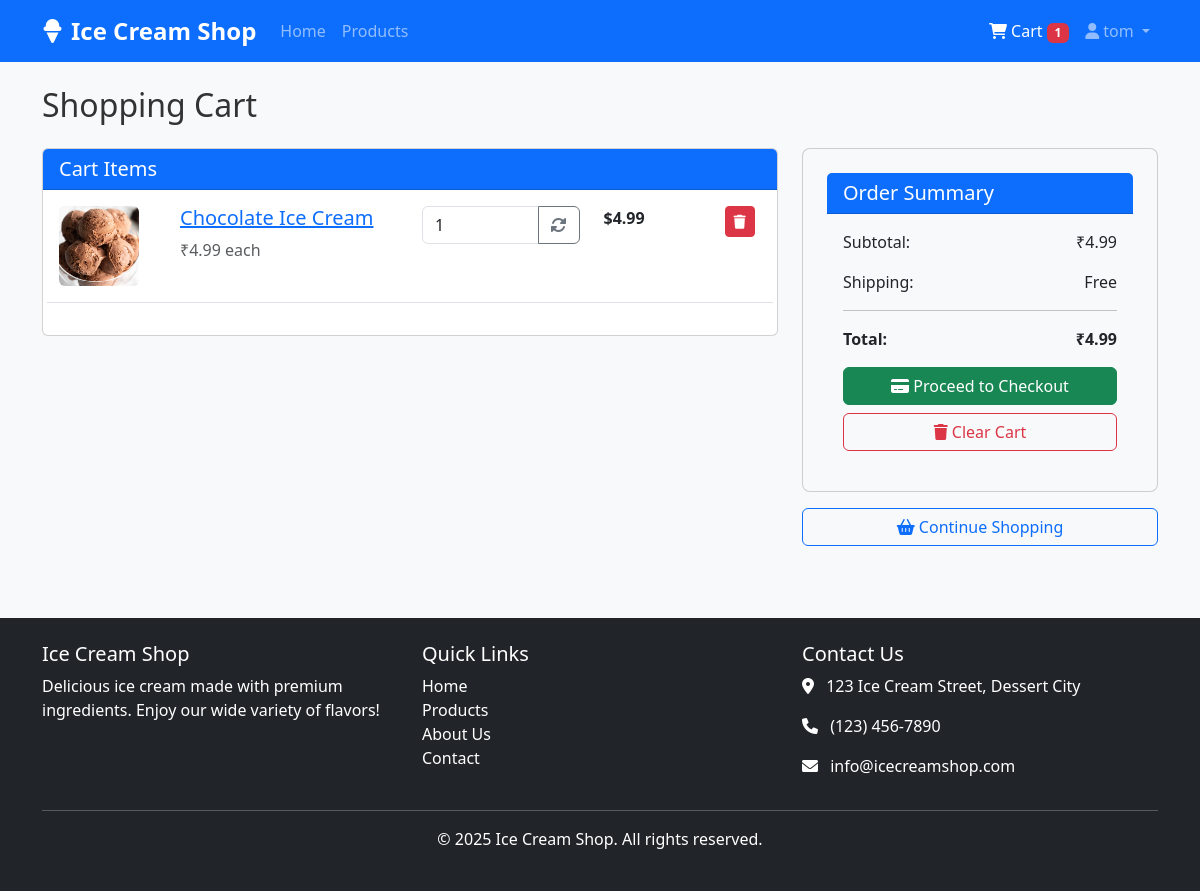
Page /cart.php (signed in) on the committed database.
### tables this page shows
CREATE TABLE `cart` (
  `id` int(11) NOT NULL,
  `user_id` int(11) NOT NULL,
  `product_id` int(11) NOT NULL,
  `quantity` int(11) NOT NULL DEFAULT 1,
  `created_at` timestamp NOT NULL DEFAULT current_timestamp()
);

CREATE TABLE `products` (
  `id` int(11) NOT NULL,
  `name` varchar(100) NOT NULL,
  `description` text DEFAULT NULL,
  `price` decimal(10,2) NOT NULL,
  `image` varchar(255) DEFAULT NULL,
  `category` varchar(50) DEFAULT NULL,
  `stock` int(11) NOT NULL DEFAULT 0,
  `created_at` timestamp NOT NULL DEFAULT current_timestamp()
);

### models/Cart.php (called while the page is built, shortened)
<?php
class Cart {
    private $conn;
    private $table_name = "cart";
    public $user_id;
    public function __construct($db) {
        $this->conn = $db;
    }
    public function getUserCart() {
        $query = "SELECT c.id, c.product_id, c.quantity, p.name, p.price, p.image, p.stock
                FROM " . $this->table_name . " c
                LEFT JOIN products p ON c.product_id = p.id
                WHERE c.user_id = ?
                ORDER BY c.created_at DESC";
        $stmt = $this->conn->prepare($query);
        $this->user_id = htmlspecialchars(strip_tags($this->user_id));
        $stmt->bindParam(1, $this->user_id);
        $stmt->execute();
        return $stmt;
    }
    public function getCartTotal() {
        $query = "SELECT SUM(p.price * c.quantity) as total
                FROM " . $this->table_name . " c
                LEFT JOIN products p ON c.product_id = p.id
                WHERE c.user_id = ?";
        $stmt = $this->conn->prepare($query);
        $this->user_id = htmlspecialchars(strip_tags($this->user_id));
        $stmt->bindParam(1, $this->user_id);
        $stmt->execute();
        $row = $stmt->fetch(PDO::FETCH_ASSOC);
        return $row['total'];
    }
    public function countItems() {
        $query = "SELECT COUNT(*) as count FROM " . $this->table_name . " WHERE user_id = ?";
        $stmt = $this->conn->prepare($query);
        $this->user_id = htmlspecialchars(strip_tags($this->user_id));
        $stmt->bindParam(1, $this->user_id);
        $stmt->execute();
        $row = $stmt->fetch(PDO::FETCH_ASSOC);
        return $row['count'];
    }
}
?>

### utils/Session.php (called while the page is built, shortened)
<?php
class Session {
    public static function get($key) {
        return isset($_SESSION[$key]) ? $_SESSION[$key] : null;
    }
    public static function getUserId() {
        return self::get('user_id');
    }
}
?>

### cart.php (the view, shortened to what this page needs)
<?php
require_once 'models/Cart.php';
require_once 'utils/Session.php';
$database = new Database();
$db = $database->getConnection();
$cart = new Cart($db);
$cart->user_id = Session::getUserId();
$stmt = $cart->getUserCart();
$cart_items = [];
while ($row = $stmt->fetch(PDO::FETCH_ASSOC)) {
    $cart_items[] = $row;
}
$cart_total = $cart->getCartTotal();
require_once 'includes/header.php';
?>
<h2 class="mb-4">Shopping Cart</h2>
<?php if (empty($cart_items)): ?>
<div class="alert alert-info">
    Your cart is empty. <a href="products.php">Continue shopping</a>.
</div>
<?php else: ?>
<div class="row">
    <div class="col-md-8">
        <div class="card mb-4">
            <div class="card-header bg-primary text-white">
                <h5 class="mb-0">Cart Items</h5>
            </div>
            <div class="card-body">
                <?php foreach ($cart_items as $item): ?>
                <div class="row cart-item mb-3 pb-3 border-bottom">
                    <div class="col-md-2">
                        <img src="assets/images/products/<?php echo $item['image']; ?>" class="img-fluid rounded" alt="<?php echo $item['name']; ?>">
                    </div>
                    <div class="col-md-4">
                        <h5><a href="product.php?id=<?php echo $item['product_id']; ?>"><?php echo $item['name']; ?></a></h5>
                        <p class="text-muted">₹<?php echo number_format($item['price'], 2); ?> each</p>
                    </div>
                    <div class="col-md-3">
                        <form action="" method="post">
                            <div class="input-group">
                                <input type="number" class="form-control quantity-input" name="quantity" value="<?php echo $item['quantity']; ?>" min="1" max="<?php echo $item['stock']; ?>">
                                <button type="submit" name="update_quantity" class="btn btn-outline-secondary">
                                    <i class="fas fa-sync-alt"></i>
                                </button>
                            </div>
                        </form>
                    </div>
                    <div class="col-md-2">
                        <p class="fw-bold">$<?php echo number_format($item['price'] * $item['quantity'], 2); ?></p>
                    </div>
                    <div class="col-md-1">
                        <form action="" method="post">
                            <button type="submit" name="remove_item" class="btn btn-sm btn-danger">
                                <i class="fas fa-trash"></i>
                            </button>
                        </form>
                    </div>
                </div>
                <?php endforeach; ?>
            </div>
        </div>
    </div>
    <div class="col-md-4">
        <div class="card cart-summary">
            <div class="card-header bg-primary text-white">
                <h5 class="mb-0">Order Summary</h5>
            </div>
            <div class="card-body">
                <div class="d-flex justify-content-between mb-3">
                    <span>Subtotal:</span>
                    <span>₹<?php echo number_format($cart_total, 2); ?></span>
                </div>
                <div class="d-flex justify-content-between mb-3">
                    <span>Shipping:</span>
                    <span>Free</span>
                </div>
                <hr>
                <div class="d-flex justify-content-between mb-3 fw-bold">
                    <span>Total:</span>
                    <span>₹<?php echo number_format($cart_total, 2); ?></span>
                </div>
                <div class="d-grid gap-2">
                    <a href="checkout.php" class="btn btn-success">
                        <i class="fas fa-credit-card"></i> Proceed to Checkout
                    </a>
                    <form action="" method="post">
                        <button type="submit" name="clear_cart" class="btn btn-outline-danger w-100">
                            <i class="fas fa-trash"></i> Clear Cart
                        </button>
                    </form>
                </div>
            </div>
        </div>
        <div class="mt-3">
            <a href="products.php" class="btn btn-outline-primary w-100">
                <i class="fas fa-shopping-basket"></i> Continue Shopping
            </a>
        </div>
    </div>
</div>
<?php endif; ?>
<?php require_once 'includes/footer.php'; ?>

### assets/css/style.css (style rules this page uses)
body { font-family: 'Segoe UI', Tahoma, Geneva, Verdana, sans-serif; background-color: #f8f9fa; color: #333; }
.cart-item img { width: 80px; height: 80px; object-fit: cover; }
.cart-summary { background-color: #f8f9fa; padding: 1.5rem; border-radius: 0.5rem; }

### rows in the picture
cart: product.image (picture), product.name "Chocolate Ice Cream", product.price "4.99", quantity "1", $item['price']*$item['quantity'] "4.99"

### other values in the picture
$cart_count "1"
Session::getUsername() "tom"
$cart_total "4.99"
